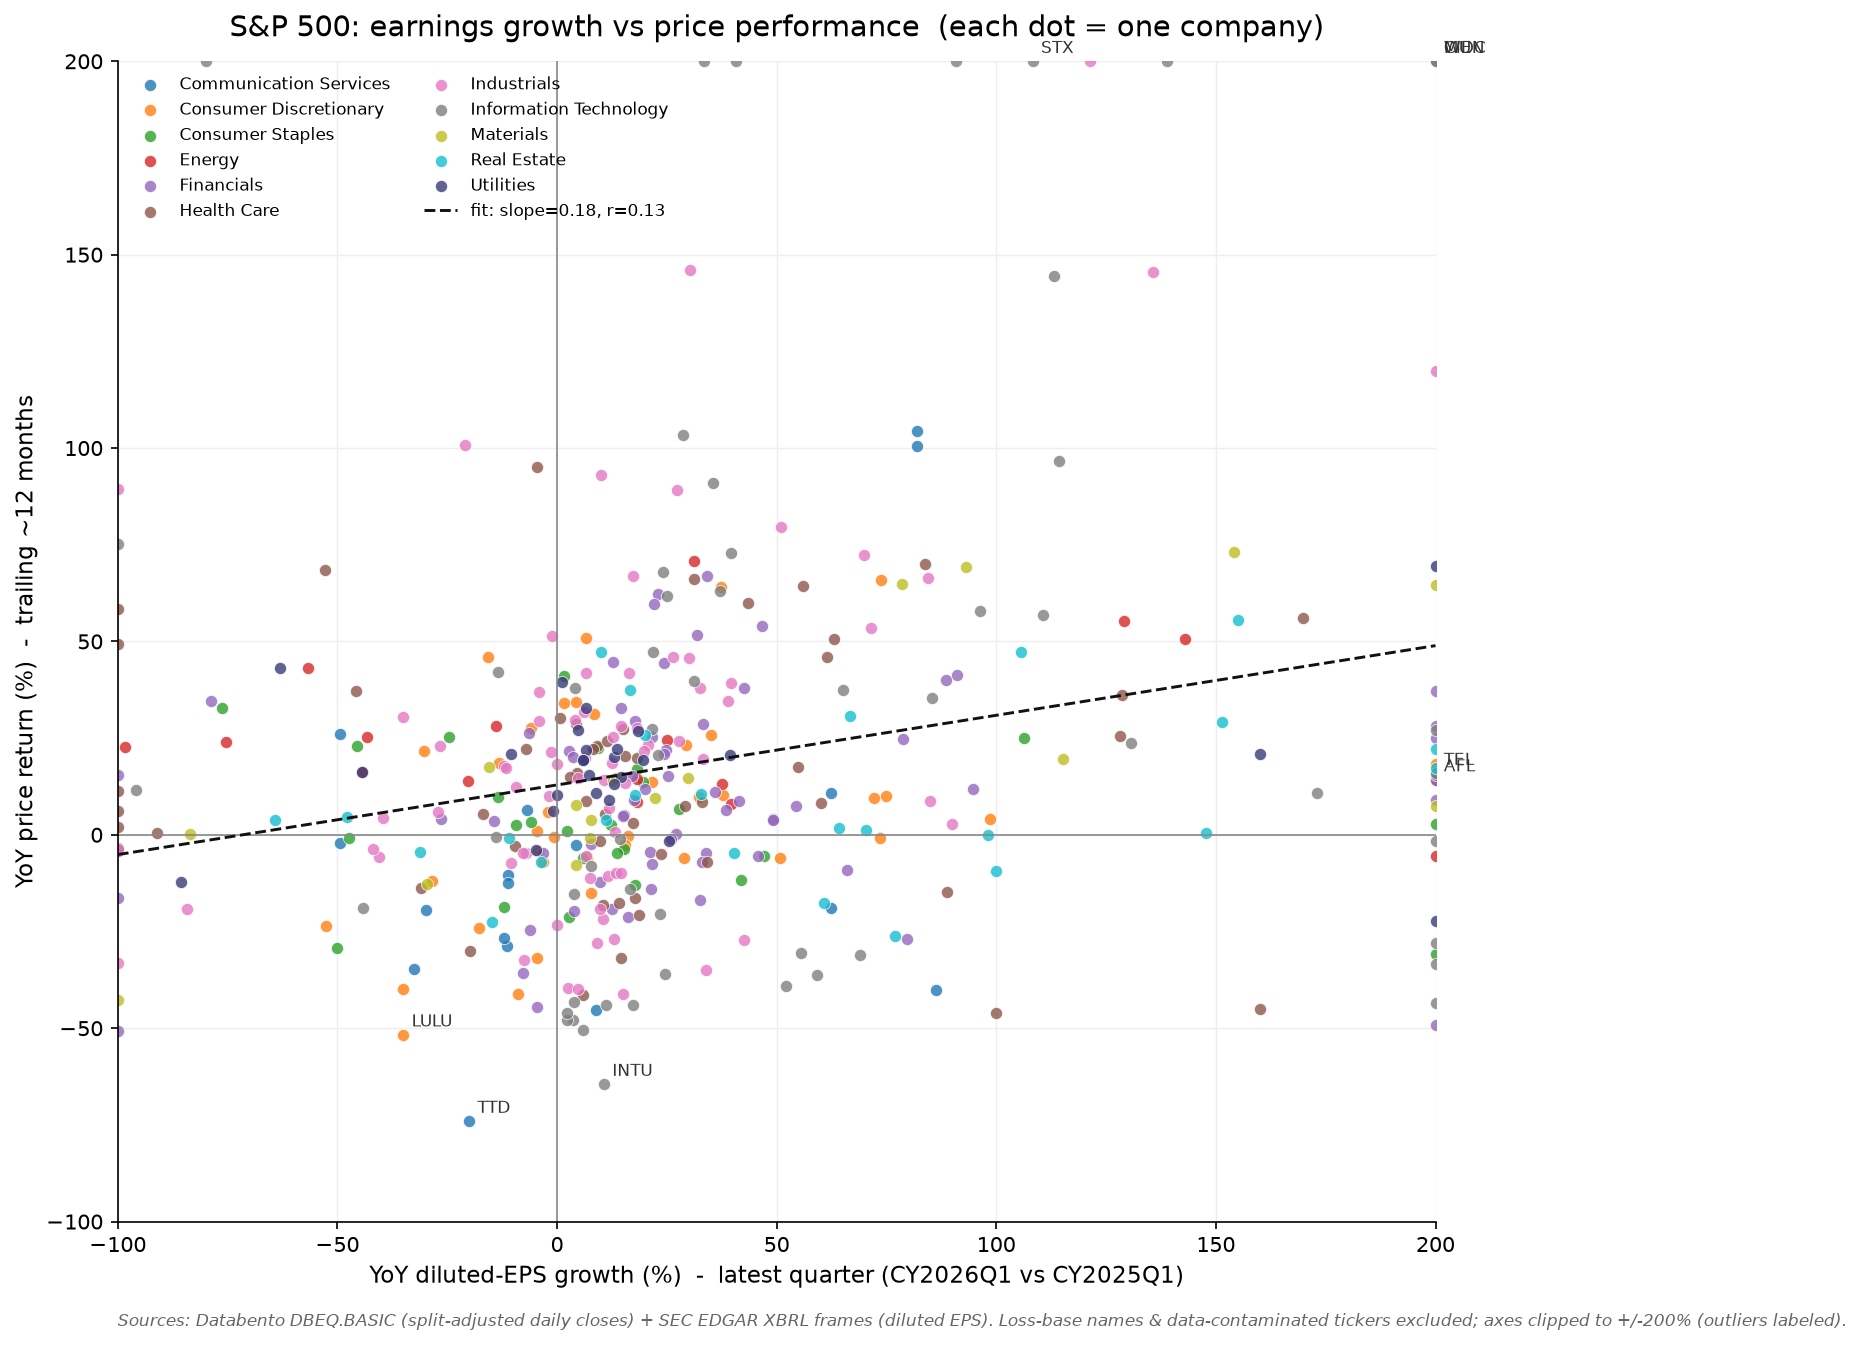

The Python source for this figure:
#!/usr/bin/env python3
"""
S&P 500 cross-section: YoY earnings growth vs YoY stock price performance.

One point per S&P 500 constituent:
  x = YoY diluted-EPS growth (%)  -- SEC EDGAR XBRL frames, CY2026Q1 vs CY2025Q1
  y = YoY price return (%)        -- Databento DBEQ.BASIC ohlcv-1d, ~trailing 12m

Price is split-adjusted (Databento bars are raw/unadjusted; splits are detected
as clean overnight ratios and backed out). Loss-base points (year-ago EPS <= 0)
are dropped because YoY % growth is undefined/meaningless there.

Env: DATABENTO_API_KEY. SEC EDGAR is free (needs a descriptive User-Agent).
Caches raw pulls to CSV so re-runs don't re-hit the APIs.
"""
import os
import io
import sys
import numpy as np
import pandas as pd
import requests
import databento as db

UA = {"User-Agent": "personal-projects research mitchellcornellwtp@gmail.com"}
HERE = os.path.dirname(os.path.abspath(__file__))
DATASET = "DBEQ.BASIC"
START, END = "2025-07-01", "2026-07-04"
CUR_Q, PRV_Q = "CY2026Q1", "CY2025Q1"
SPLIT_RATIOS = [2, 3, 4, 5, 6, 7, 8, 10, 15, 20, 1.5,
                0.5, 1/3, 0.25, 0.2, 0.1, 2/3, 0.75]


def constituents():
    f = os.path.join(HERE, "spx_constituents.csv")
    if os.path.exists(f):
        return pd.read_csv(f)
    html = requests.get("https://en.wikipedia.org/wiki/List_of_S%26P_500_companies",
                        headers=UA, timeout=60).text
    df = pd.read_html(io.StringIO(html))[0]
    df = df.rename(columns={"GICS Sector": "sector"})
    df["dbsym"] = df["Symbol"].astype(str).str.replace(".", "-", regex=False)
    df["cik"] = df["CIK"].astype(int)
    out = df[["Symbol", "dbsym", "sector", "cik"]].copy()
    out.to_csv(f, index=False)
    return out


def pull_prices(symbols):
    f = os.path.join(HERE, "spx_ohlcv_raw.csv")
    if os.path.exists(f):
        return pd.read_csv(f, parse_dates=["date"])
    c = db.Historical()
    store = c.timeseries.get_range(dataset=DATASET, symbols=symbols, schema="ohlcv-1d",
                                   start=START, end=END, stype_in="raw_symbol")
    df = store.to_df()  # prices as float dollars, symbol column mapped
    df = df.reset_index()
    df["date"] = pd.to_datetime(df["ts_event"]).dt.tz_localize(None).dt.normalize()
    out = df[["date", "symbol", "open", "high", "low", "close", "volume"]].copy()
    out.to_csv(f, index=False)
    return out


def dedupe_primary(px):
    """DBEQ.BASIC returns one bar per listing venue; keep the primary
    (max-volume) bar per symbol/day so each symbol is a single clean series."""
    return (px.sort_values("volume")
            .drop_duplicates(["symbol", "date"], keep="last")
            .sort_values(["symbol", "date"]))


FWD_SPLITS = [0.5, 1/3, 0.25, 0.2, 1/6, 0.1, 0.05, 2/3, 0.75, 0.8]


def clean_return(g, n_days):
    """
    Split-adjusted YoY return for one symbol (%), or NaN if the series looks
    contaminated. Rules:
      - dedupe already done upstream (one bar/day).
      - require >=95% coverage of trading days.
      - adjust clean *forward* split ratios (price drops to 1/N): multiply the
        pre-split prices by the ratio so the series is continuous.
      - a clean *reverse-split-like* jump (ratio >~1.4) is almost always a
        splice/spin-off artifact in raw_symbol data, not a real reverse split
        -> reject the symbol.
      - any residual >~2.4x overnight move after adjustment -> reject.
    Real earnings moves (e.g. -40%) are below these thresholds and kept.
    """
    g = g.sort_values("date")
    c = g["close"].to_numpy(dtype=float).copy()
    if len(c) < 0.95 * n_days:
        return np.nan

    # De-spike single-day bad prints (a jump that reverts the next day).
    for i in range(1, len(c) - 1):
        step, back = c[i] / c[i - 1], c[i + 1] / c[i]
        if abs(step * back - 1) < 0.12 and (step < 0.7 or step > 1.43):
            c[i] = np.sqrt(c[i - 1] * c[i + 1])   # replace with neighbor geomean

    ratio = c[1:] / c[:-1]
    factor = np.ones(len(c))                       # multiplies pre-split prices
    for i, rr in enumerate(ratio):
        if rr > 1.4 and any(abs(rr / s - 1) < 0.04 for s in SPLIT_RATIOS if s > 1):
            return np.nan                          # reverse-split-like -> splice
        for sr in FWD_SPLITS:
            if abs(rr / sr - 1) < 0.04:            # clean forward split
                factor[:i + 1] *= sr               # scale pre-split prices DOWN
                break
    adj = c * factor
    resid = adj[1:] / adj[:-1]
    if np.nanmax(np.abs(np.log(resid))) > np.log(2.4):
        return np.nan                              # unexplained residual jump
    return (adj[-1] / adj[0] - 1) * 100.0


def edgar_eps(period):
    url = (f"https://data.sec.gov/api/xbrl/frames/us-gaap/"
           f"EarningsPerShareDiluted/USD-per-shares/{period}.json")
    d = requests.get(url, headers=UA, timeout=60).json()["data"]
    # Keep one value per CIK (frames already dedupe by entity for the period).
    return {int(x["cik"]): float(x["val"]) for x in d}


def plot(full, corr, beta, alpha):
    import matplotlib
    matplotlib.use("Agg")
    import matplotlib.pyplot as plt

    XLO, XHI, YLO, YHI = -100, 200, -100, 200      # clip axes; outliers annotated
    sectors = sorted(full["sector"].unique())
    palette = ["#1f77b4", "#ff7f0e", "#2ca02c", "#d62728", "#9467bd", "#8c564b",
               "#e377c2", "#7f7f7f", "#bcbd22", "#17becf", "#393b79"]
    cmap = {s: palette[i % len(palette)] for i, s in enumerate(sectors)}

    fig, ax = plt.subplots(figsize=(12, 9))
    fx = full["yoy_eps"].clip(XLO, XHI)
    fy = full["yoy_price"].clip(YLO, YHI)
    for s in sectors:
        m = full["sector"] == s
        ax.scatter(fx[m], fy[m], s=34, alpha=0.8, color=cmap[s],
                   edgecolor="white", linewidth=0.4, label=s)

    ax.axhline(0, color="#888", lw=0.8)
    ax.axvline(0, color="#888", lw=0.8)
    xs = np.array([XLO, XHI])
    ax.plot(xs, alpha + beta * xs, color="#111", lw=1.4, linestyle="--",
            label=f"fit: slope={beta:.2f}, r={corr:.2f}")

    # Label a few notable / outlier names (clipped to the frame).
    notable = pd.concat([full.nlargest(4, "yoy_price"), full.nsmallest(3, "yoy_price"),
                         full.nlargest(2, "yoy_eps")]).drop_duplicates("Symbol")
    for _, r in notable.iterrows():
        ax.annotate(r["Symbol"],
                    (np.clip(r["yoy_eps"], XLO, XHI), np.clip(r["yoy_price"], YLO, YHI)),
                    xytext=(4, 4), textcoords="offset points", fontsize=8, color="#333")

    ax.set_xlim(XLO, XHI)
    ax.set_ylim(YLO, YHI)
    ax.set_xlabel("YoY diluted-EPS growth (%)  -  latest quarter (CY2026Q1 vs CY2025Q1)",
                  fontsize=11)
    ax.set_ylabel("YoY price return (%)  -  trailing ~12 months", fontsize=11)
    ax.set_title("S&P 500: earnings growth vs price performance  (each dot = one company)",
                 fontsize=14, pad=12)
    ax.grid(True, color="#eee", lw=0.7)
    ax.set_axisbelow(True)
    for sp in ["top", "right"]:
        ax.spines[sp].set_visible(False)
    ax.legend(loc="upper left", fontsize=8, frameon=False, ncol=2)
    ax.text(0.0, -0.09,
            "Sources: Databento DBEQ.BASIC (split-adjusted daily closes) + SEC EDGAR XBRL "
            "frames (diluted EPS). Loss-base names & data-contaminated tickers excluded; "
            "axes clipped to +/-200% (outliers labeled).",
            transform=ax.transAxes, fontsize=8, style="italic", color="#666")

    fig.tight_layout()
    out = os.path.join(HERE, "spx_earnings_vs_price.png")
    fig.savefig(out, dpi=150, bbox_inches="tight")
    print("Saved", out)


def main():
    if not os.environ.get("DATABENTO_API_KEY"):
        sys.exit("Set DATABENTO_API_KEY.")
    con = constituents()
    print(f"Constituents: {len(con)}")

    prices = dedupe_primary(pull_prices(con["dbsym"].tolist()))
    n_days = prices["date"].nunique()
    print(f"Price: {prices['symbol'].nunique()} symbols, {n_days} trading days")
    rets = {sym: clean_return(g, n_days) for sym, g in prices.groupby("symbol")}
    rejected = [s for s, v in rets.items() if v is None or (isinstance(v, float) and np.isnan(v))]
    con["yoy_price"] = con["dbsym"].map(rets)

    cur, prv = edgar_eps(CUR_Q), edgar_eps(PRV_Q)
    print(f"EDGAR EPS coverage: {CUR_Q}={len(cur)}, {PRV_Q}={len(prv)} filers")

    def eps_growth(cik):
        a, b = cur.get(cik), prv.get(cik)
        if a is None or b is None or b <= 0:    # need positive base for a % growth
            return np.nan
        return (a - b) / abs(b) * 100.0
    con["yoy_eps"] = con["cik"].map(eps_growth)

    full = con.dropna(subset=["yoy_price", "yoy_eps"]).copy()
    print(f"Price rejected (splice/low-coverage): {len(rejected)}  e.g. {rejected[:8]}")
    print(f"Usable points (both metrics, positive EPS base): {len(full)} / {len(con)}")

    # Robust fit (guard against remaining extreme leverage by using clipped x for slope).
    corr = full["yoy_eps"].corr(full["yoy_price"])
    x = full["yoy_eps"].clip(-100, 200).to_numpy()
    y = full["yoy_price"].clip(-100, 200).to_numpy()
    beta, alpha = np.polyfit(x, y, 1)
    print(f"Correlation r={corr:.3f}  |  fit slope={beta:.3f}, intercept={alpha:.1f}")

    full.to_csv(os.path.join(HERE, "spx_earnings_vs_price.csv"), index=False)
    print("\nTop price performers:")
    print(full[["Symbol", "sector", "yoy_eps", "yoy_price"]]
          .sort_values("yoy_price", ascending=False).head(6).to_string(index=False))
    plot(full, corr, beta, alpha)


if __name__ == "__main__":
    main()
